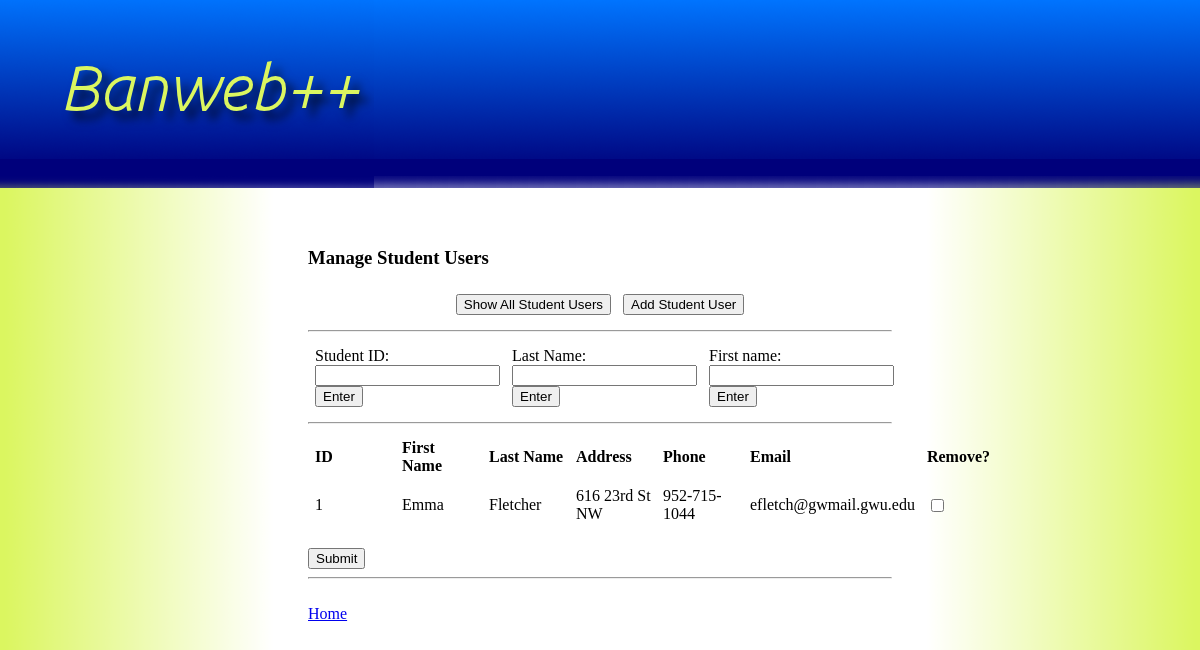
Page /faculty/sysadmin/mang_stud_users.php?sid=1 on the committed database.
### tables this page shows
create table students (
   sid      	int(4) primary key,
   l_name    	varchar(30),
   f_name	varchar(30),
   password	varchar(30),
   address	varchar(50),
   phone	varchar(20),
   email        varchar(30),
   degree	varchar(20),
   status       varchar(20),
   admit_sem    varchar(10),
   admit_year	year);

### faculty/sysadmin/mang_stud_users.php (the view, shortened to what this page needs)
<!DOCTYPE html PUBLIC "-//W3C//DTD XHTML 1.0 Transitional//EN"
  "http://www.w3.org/TR/xhtml1/DTD/xhtml1-transitional.dtd">
<html xmlns="http://www.w3.org/1999/xhtml" xml:lang="en" lang="en">
<head>
  <link rel="stylesheet" type="text/css" href="../../style.css" />
</head>
<body>
  <h3>Manage Student Users</h3>
<?php
  $id = $_GET['fid'];
  if(isset($_POST['sid'])){
    $sid = $_POST['sid'];
  } else {
    $sid = $_GET['sid'];
  }
  if(isset($_POST['lname'])){
    $lname = $_POST['lname'];
  } else {
    $lname = NULL;
  }
  if(isset($_POST['fname'])){
    $fname = $_POST['fname'];
  } else {
    $fname = NULL;
  }
  if(isset($_POST['showall'])){
    $showall = $_POST['showall'];
  } else {
    $showall = NULL;
  }
  echo '<table>';
  echo '<tr>';
  echo '<td><form method="post" action="mang_stud_users.php">';
  echo '<input type="submit" value="Show All Student Users" name="submit">';
  echo '</form></td>';
  echo '<td><form method="post" action="add_stud_user.php">';
  echo '<input type="submit" value="Add Student User" name="submit">';
  echo '</form></td>';
  echo '</tr>';
  echo '</table>';
  echo '<hr>';
  echo '<table>';
  echo '<tr>';
  echo '<td>';
  echo '<form method="post" action="mang_stud_users.php">';
    echo '<label for="sid">Student ID:</label>';
    echo '<input type="text" name="sid" /><br />';
    echo '<input type="submit" value="Enter" name="submit" />';
  echo '</form>';
  echo '</td>';
  echo '<td>';
  echo '<form method="post" action="mang_stud_users.php">';
    echo '<label for="lname">Last Name:</label>';
    echo '<input type="text" name="lname" /><br />';
    echo '<input type="submit" value="Enter" name="submit" />';
  echo '</form>';
  echo '</td>';
  echo '<td>';
  echo '<form method="post" action="mang_stud_users.php">';
    echo '<label for="fname">First name:</label>';
    echo '<input type="text" name="fname" /><br />';
    echo '<input type="submit" value="Enter" name="submit" />';
  echo '</form>';
  echo '</td>';
  echo '</tr>';
  echo '</table>';
  echo '<hr>';
  if( $sid != NULL || $fname != NULL || $lname != NULL || $showall != NULL) {
    if( $sid != NULL ) {
      $query = "SELECT * FROM students WHERE sid = $sid";
    } else if( $fname != NULL ) {
      $query = "SELECT * FROM students WHERE f_name = '$fname'";
    } else if( $showall == "true" ) {
      $query = "SELECT * FROM students";
    } else {
      $query = "SELECT * FROM students WHERE l_name = '$lname'";
    }
    $result = mysql_query($query)
     or die('Error querying database.');
    if ( mysql_num_rows($result)==0 ) {
      echo '<br />Error: Student Does Not Exist<br />';
    } else {
  echo '<table>';
  echo '<tr>';
  echo '<td class="table-col-title">ID</td>';
  echo '<td class="table-col-title">First Name</td>';
  echo '<td class="table-col-title">Last Name</td>';
  echo '<td class="table-col-title">Address</td>';
  echo '<td class="table-col-title">Phone</td>';
  echo '<td class="table-col-title">Email</td>';
  echo '<td class="table-col-title">Remove?</td>';
  echo '</tr>';
  echo '<form method="post" action="remove-stud-confirm.php">';
  while($row = mysql_fetch_array($result)){
    $rmid = $row['sid'];
    echo '<tr>';
    echo '<td>'.$rmid.'</td>';
    echo '<td>'.$row['f_name'].'</td>';
    echo '<td>'.$row['l_name'].'</td>';
    echo '<td>'.$row['address'].'</td>';
    echo '<td>'.$row['phone'].'</td>';
    echo '<td>'.$row['email'].'</td>';
    echo '<td><input type="checkbox" name="rmid[]" value="'.$rmid.'"></td>';
    echo '</tr>';
  }
  echo '</table><br />';
  echo '<input type="submit" value="Submit" name="submit">';
  }
}
  echo '<br /><hr /><br />';
  echo '<a href=sysadmin_home.php?fid='.$id.'>Home</a>';
?>
</body>
</html>

### style.css (style rules this page uses)
body { background-image:url('title.png'), url('title-edge.png'), url('right.png'), url('left.png'); background-position: left top, right top, right bottom, left bottom; background-repeat: no-repeat, repeat-x, repeat-y, repeat-y; padding-top: 220px; padding-left: 300px; padding-right: 300px; }
table { margin-left: auto; margin-right: auto; }
td { min-width: 75px; padding: 5px; }
td.table-col-title { font-weight:bold; }

### rows in the picture
students: sid "1", f_name "Emma", l_name "Fletcher", address "616 23rd St NW", phone "952-715-1044", email "efletch@gwmail.gwu.edu"
